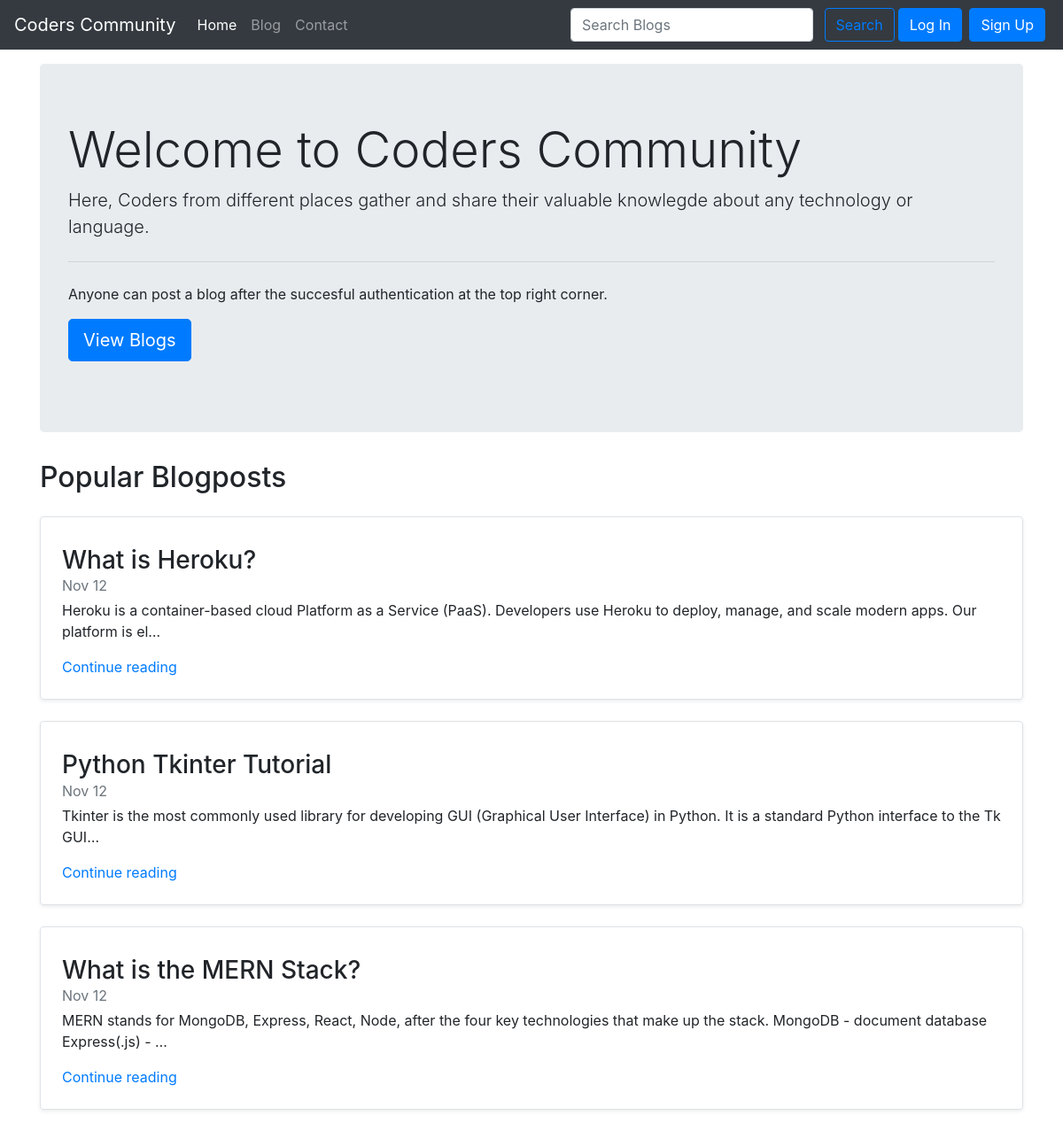
The page / on the database its author committed.
### blog/models.py (models this page shows, shortened)
class Post(models.Model):
    sno=models.AutoField(primary_key=True)
    title=models.CharField(max_length=50)
    content=models.TextField()
    author=models.CharField(max_length=50)
    authorDesc=models.CharField(max_length=250)
    user = models.ForeignKey(User, blank=True, null=True,
                             on_delete=models.CASCADE)
    slug=models.CharField(max_length=100)
    views=models.IntegerField(default=0)
    timeStamp=models.DateTimeField(blank=True)

### home/views.py (the view)
# urls.py: 2. Add a URL to urlpatterns:  path('', views.home, name='home')
def home(request):
    allPost=Post.objects.all().order_by("-views")[:3]
    context={'allposts':allPost}
    return render(request,"home/home.html",context)

### templates/home/home.html (shortened to what this page needs)
{% extends 'base.html' %}
{% block homeactive %} active {% endblock homeactive %}
{% block body %}
<div class="container my-3">
    <div class="jumbotron">
        <h1 class="display-4">Welcome to Coders Community</h1>
        <p class="lead">Here, Coders from different places gather and share their valuable knowlegde about any technology or language.</p>
        <hr class="my-4">
        <p>Anyone can post a blog after the succesful authentication at the top right corner.</p>
        <p class="lead">
          <a class="btn btn-primary btn-lg" href="/blog" role="button">View Blogs</a>
        </p>
      </div>
</div>
<div class="container">
    <h2>Popular Blogposts</h2>
    {% for post in allposts %}
    <div class="row no-gutters border rounded overflow-hidden flex-md-row mb-4 my-4 shadow-sm h-md-250 position-relative">
        <div class="col p-4 d-flex flex-column position-static">
          <h3 class="mb-0">{{post.title}}</h3>
          <div class="mb-1 text-muted">Nov 12</div>
          <p class="card-text mb-auto">{{post.content|safe| truncatechars:150}}</p>
          <a href="/blog/{{post.slug}}" class="stretched-link">Continue reading</a>
        </div>
      </div>
      {% endfor %}
</div>
{% endblock body %}

### rows shown on the page
Post: title "What is Heroku?", content "Heroku is a container-based cloud Platform as a Service (PaaS). Developers use Heroku to deploy, manage, and scale modern apps. Our platform is el…"
Post: title "Python Tkinter Tutorial", content "Tkinter is the most commonly used library for developing GUI (Graphical User Interface) in Python. It is a standard Python interface to the Tk GUI…"
Post: title "What is the MERN Stack?", content "MERN stands for MongoDB, Express, React, Node, after the four key technologies that make up the stack. MongoDB - document database Express(.js) - …"
